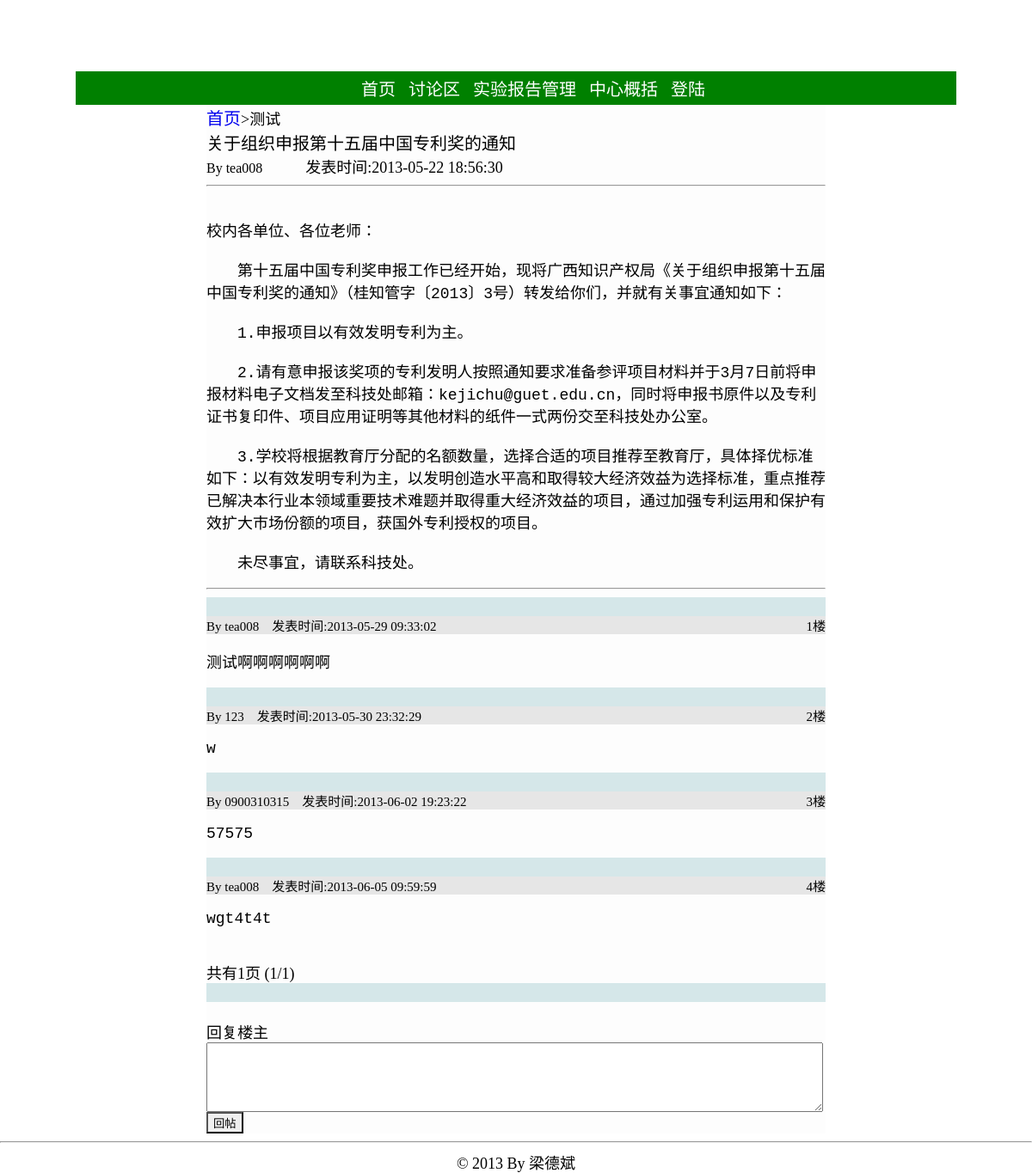
/bbs.php?topic=88, run on the app's committed database.
### tables this page shows
CREATE TABLE `topic` (
  `post_id` int(11) NOT NULL AUTO_INCREMENT,
  `sort` varchar(4) DEFAULT NULL,
  `title` varchar(80) NOT NULL,
  `author` varchar(12) DEFAULT NULL,
  `body` varchar(1000) NOT NULL,
  `post_time` datetime DEFAULT NULL,
  `last_floor` int(11) DEFAULT NULL,
  `last_reply_time` datetime DEFAULT NULL,
  `visible` tinyint(4) DEFAULT NULL,
  `enable_post` tinyint(4) DEFAULT NULL,
  `top` tinyint(4) DEFAULT NULL,
  PRIMARY KEY (`post_id`)
);

CREATE TABLE `sort` (
  `id` int(11) NOT NULL AUTO_INCREMENT,
  `name` varchar(10) DEFAULT NULL,
  PRIMARY KEY (`id`)
);

CREATE TABLE `reply` (
  `reply_id` int(11) NOT NULL AUTO_INCREMENT,
  `author` varchar(12) DEFAULT NULL,
  `body` varchar(600) NOT NULL,
  `reply_time` datetime DEFAULT NULL,
  `floor` int(11) DEFAULT NULL,
  `post_id` int(11) DEFAULT NULL,
  PRIMARY KEY (`reply_id`)
);

### bbs.php (the view, shortened to what this page needs)
<!DOCTYPE html PUBLIC "-//W3C//DTD XHTML 1.0 Transitional//EN" "http://www.w3.org/TR/xhtml1/DTD/xhtml1-transitional.dtd">
<html>
<head>
<link rel="stylesheet" type="text/css" href="./static/css/global.css"></link>
</head>
<?php
include './config.php';
?>
<div style="background-image:url(./static/image/topback.jpg);width:1024px;height:80px;margin-left: auto; margin-right: auto;"></div>
<div class="sep3"></div>
<div class="nav">
	<ul class="nav_mid" >
		<li><a href="./index.php" class="font_white">首页</a></li>
		<li><a href="./bbs.php" class="font_white">讨论区</a></li>
		<li><a href="./report.php" class="font_white">实验报告管理</a></li>
			<li><a href="./about_center.php" class="font_white">中心概括</a></li>
			<?php
			if (! isset ( $_SESSION ['user'] ) || NULL == $_SESSION ['user']) {
				echo "<li><a href='./login.php' class='font_white'>登陆</a></li>";
			} else {
				echo "<li><a href='./login.php?action=logout' class='font_white'>退出</a></li>";
			}
			?>
		</ul>
</div>
<div id='topMain'>
<?php
if (isset ( $_REQUEST ['topic'] )) {
	echo "<span style='height:30px;'>";
	echo "<a href=./bbs.php style=''>首页</a>";
	echo "</span>";
	$post_id = $_REQUEST ['topic'];
	$queryStr = sprintf ( "select  *  from topic,sort where post_id='%s' and topic.sort=sort.id", $post_id );
	$result = mysql_query ( $queryStr, $conn ) or die ( "查询失败:" . mysql_error () );
	if ($rel = mysql_fetch_array ( $result )) {
		echo "<span>>{$rel['name']}</span><br />";
		echo "<span class=post_title>{$rel['title']}</span>";
		echo "<br /><span style='font-size:16px;'>By {$rel['author']}</span>";
		echo "<span style='margin-left:50px;'>发表时间:{$rel['post_time']}<span>";
		echo '<hr />';
		echo '<div class=sep10></div>';
		echo '<pre style="width:720px;">';
		echo htmlspecialchars(stripslashes($rel ['body']));
		echo '</pre>';
		echo '<hr />';
		$page_size = 10;
		$reply_page = isset ( $_REQUEST ['reply_page'] )?intval($_REQUEST ['reply_page']):1;
		$queryStr = sprintf ( "select  count(reply_id)  from reply where post_id='%s'", $post_id );
		$result2 = mysql_query ( $queryStr, $conn ) or die ( "查询失败:" . mysql_error () );
		$rel2 = mysql_fetch_array ( $result2 );
		$numrows = $rel2 [0];
		$reply_pages = intval ( $numrows / $page_size );
		if ($numrows % $page_size) {
			$reply_pages ++;
		}
		$offset = $page_size * ($reply_page - 1);
		$queryStr = sprintf ( "select  *  from reply where post_id='%s'  order by floor asc limit %s,%s", $post_id, $offset, $page_size );
		$result3 = mysql_query ( $queryStr, $conn ) or die ( "查询失败:" . mysql_error () );
		if ($rel3 = mysql_fetch_array ( $result3 )) {
			do {
				echo '<div class=bg_color></div>';
				echo "<div class=author>";
				echo "<span >By {$rel3['author']}&nbsp&nbsp&nbsp&nbsp</span>";
				echo "<span >发表时间:{$rel3['reply_time']}&nbsp&nbsp&nbsp&nbsp<span>";
				echo "<span style='float:right;'>{$rel3['floor']}楼<span>";
				echo "</div>";
				echo "<pre>";
				echo htmlspecialchars(stripslashes($rel3['body']));
				echo "</pre>";
			} while ( $rel3 = mysql_fetch_array ( $result3 ) );
			echo '<br />';
			echo "共有{$reply_pages}页 ({$reply_page}/{$reply_pages})";
		} else {
		}
		echo '<div class=bg_color></div>';
		echo '<br />回复楼主<br />';
		echo "<form method='get' action='./bbs/post_deal.php'>";
		echo "<textarea name=reply_body cols=87 rows=5 style='width:720;height:80;'></textarea>";
		echo '<br />';
		echo "<input class=button type=submit value=回帖></input>";
		echo '</form>';
	}
	else {
		echo '<br /><br />帖子不存在';
	}
}
?>
</div>
<div style="clear: both; text-align: center;">
	<hr />
	© 2013 By 梁德斌
</div>
</html>

### static/css/global.css (style rules this page uses)
#topMain { width: 720px; height: 40px; text-align: left; margin-left: auto; margin-right: auto; margin-bottom: 0px; margin-top: 0px; height:auto; background-color:rgb(253,253,253); }
a { text-decoration:none; }
.sep3 { height: 3px; }
.sep10 { height: 10px; }
.button { background-image:url(../image/bg2.jpg) }
.post_title { font-size:20px; }
a { font-size:20px; }
.author { font-size:15px; background-color:rgb(230,230,230); }
.bg_color { height:22px; background-color:rgb(213, 231, 233); }
pre { font-size:18px; white-space: pre-wrap; word-wrap: break-word; }
.nav { margin-left: auto; margin-right: auto; width: 1024px; text-align: center; background-color:green; }
ul { font-size:20px; list-style:none; }
ul.nav_mid { padding-top:5px; padding-bottom:5px; margin:0px; }
.nav_mid li { display:inline; height:inherit; margin:5px; }
.font_white { color:white; }

### data on the page
topic: sort.name "测试", title "关于组织申报第十五届中国专利奖的通知", author "tea008", post_time "2013-05-22 18:56:30", body "校内各单位、各位老师： 第十五届中国专利奖申报工作已经开始，现将广西知识产权局《关于组织申报第十五届中国专利奖的通知》（桂知管字〔2013〕3号）转发给你们，并就有关事宜通知如下： 1.申报项目以有效发明专利为主。 2.请有意申报该奖项的专利发明人按照通知要求准备参评项目材料并于3月7日前将申报材料电子文档发至科技处邮箱：kejichu@guet.edu.cn，同时将申报书原件以及专利证书复印件、项目应用证明等其他材料的纸件一式两份交至科技处办公室。 3.学校将根据教育厅分配的名额数量，选择合适的项目推荐至教育厅，具体择优标准如下：以有效发明专利为主，以发明创造水平高和取得较大经济效益为选择标准，重点推荐已解决本行业本领域重要技术难题并取得重大经济效益的项目，通过加强专利运用和保护有效扩大市场份额的项目，获国外专利授权的项目。 未尽事宜，请联系科技处。"
reply: author "tea008", reply_time "2013-05-29 09:33:02", floor "1", body "测试啊啊啊啊啊啊"
reply: author "123", reply_time "2013-05-30 23:32:29", floor "2", body "w"
reply: author "0900310315", reply_time "2013-06-02 19:23:22", floor "3", body "57575"
reply: author "tea008", reply_time "2013-06-05 09:59:59", floor "4", body "wgt4t4t"

### other printed values
$reply_pages "1"
$reply_page "1"
